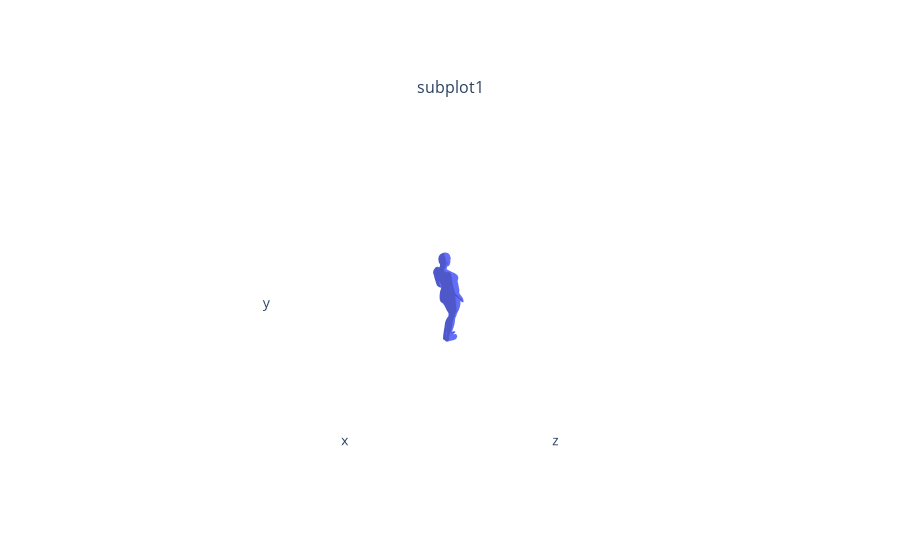

The cell this chart's notebook holds for it:
### Code cell
import torch
import numpy as np

faces = torch.from_numpy(np.int64(smpl.faces))
verts = torch.FloatTensor(smpl.verts)

from pytorch3d.renderer import (
    FoVPerspectiveCameras, look_at_view_transform,
    RasterizationSettings, BlendParams,
    MeshRenderer, MeshRasterizer, HardPhongShader,
    TexturesVertex
)

from pytorch3d.vis.plotly_vis import AxisArgs, plot_batch_individually, plot_scene

from pytorch3d.structures import Meshes

# Initialize an OpenGL perspective camera.
R, T = look_at_view_transform(1, 0, 0)
cameras = FoVPerspectiveCameras(R=R, T=T)

# Define the settings for rasterization and shading. Here we set the output image to be of size
# 512x512. As we are rendering images for visualization purposes only we will set faces_per_pixel=1
# and blur_radius=0.0. Refer to rasterize_meshes.py for explanations of these parameters.
raster_settings = RasterizationSettings(
    image_size=512,
    blur_radius=0.0,
    faces_per_pixel=1,
)

# Create a Phong renderer by composing a rasterizer and a shader. Here we can use a predefined
# PhongShader, passing in the device on which to initialize the default parameters
renderer = MeshRenderer(
    rasterizer=MeshRasterizer(cameras=cameras, raster_settings=raster_settings),
    shader=HardPhongShader(cameras=cameras)
)

# color = torch.ones(1, verts.shape[0], 3) * 0.9
# textures = TexturesVertex(verts_features=color)
mesh = Meshes(verts=[verts], faces=[faces])

fig = plot_scene({
            "subplot1": {
                "cow_mesh": mesh,
                # "camera": cameras
            },
        }) #, viewpoint_cameras=self.cameras)
fig.show()

### Figure 1 — Plotly figure (JSON) as saved in the notebook; plotly's stock layout.template omitted (floating-point values rounded to 4 significant figures; data arrays with more than 128 entries replaced by an {"elided": "..."} marker saying what was removed)
{"data": [{"i": {"elided": "13776 int values"}, "j": {"elided": "13776 int values"}, "k": {"elided": "13776 int values"}, "lighting": {"ambient": 0.8, "diffuse": 1, "facenormalsepsilon": 1e-06, "fresnel": 0, "roughness": 0.5, "specular": 0, "vertexnormalsepsilon": 1e-12}, "name": "cow_mesh", "scene": "scene", "type": "mesh3d", "x": {"elided": "6890 float values"}, "y": {"elided": "6890 float values"}, "z": {"elided": "6890 float values"}}], "layout": {"annotations": [{"font": {"size": 16}, "showarrow": false, "text": "subplot1", "x": 0.5, "xanchor": "center", "xref": "paper", "y": 1, "yanchor": "bottom", "yref": "paper"}], "scene": {"aspectmode": "cube", "camera": {"up": {"x": 0, "y": 1, "z": 0}}, "domain": {"x": [0, 1], "y": [0, 1]}, "xaxis": {"backgroundcolor": "#fff", "range": [-1.694, 1.659], "showaxeslabels": false, "showgrid": false, "showline": false, "showticklabels": false, "ticks": "", "zeroline": false}, "yaxis": {"backgroundcolor": "#fff", "range": [-1.823, 1.531], "showaxeslabels": false, "showgrid": false, "showline": false, "showticklabels": false, "ticks": "", "zeroline": false}, "zaxis": {"backgroundcolor": "#fff", "range": [-1.653, 1.701], "showaxeslabels": false, "showgrid": false, "showline": false, "showticklabels": false, "ticks": "", "zeroline": false}}}}
